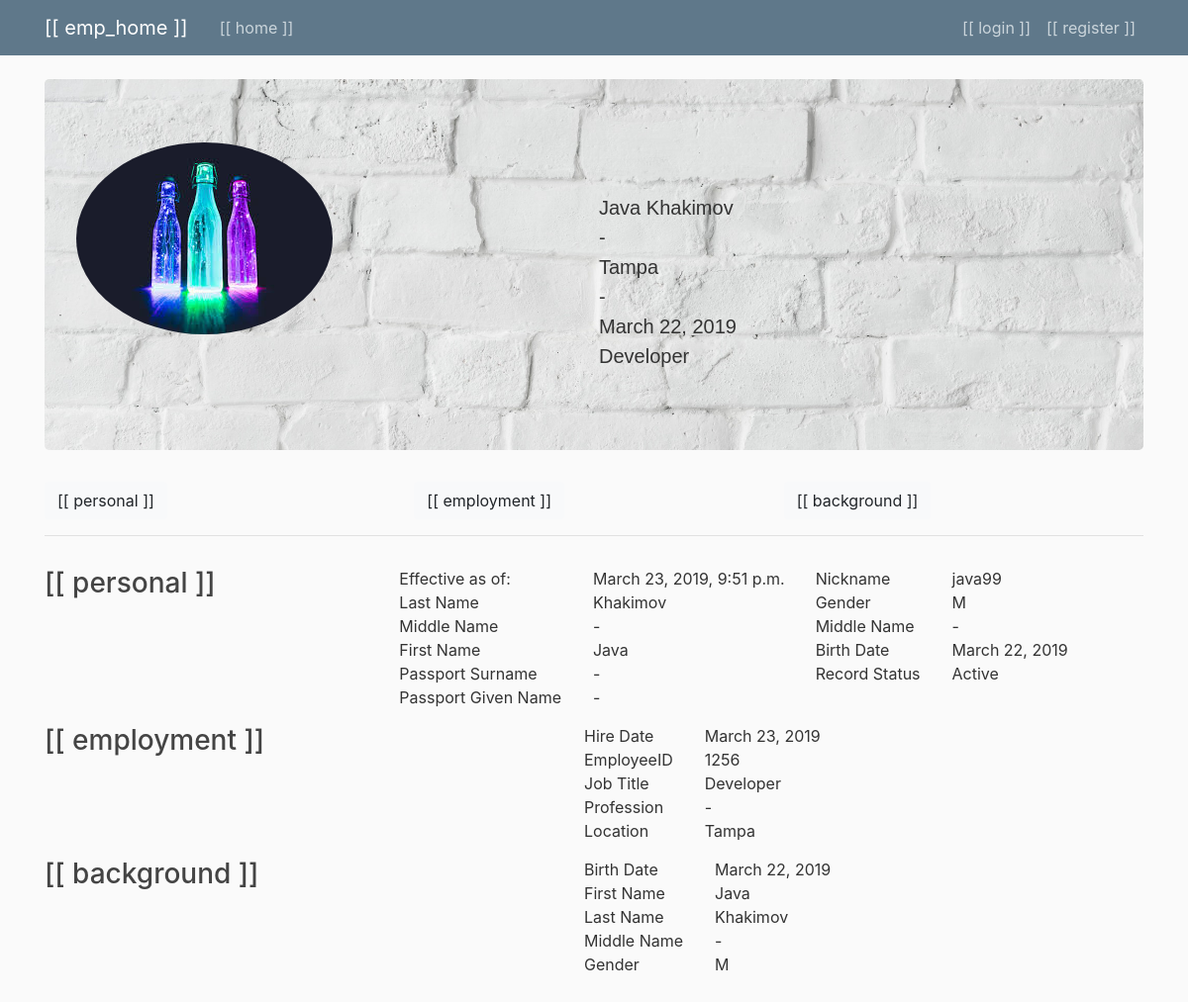
Page /7/ on the committed database.
### employee/models.py (models this page shows)
class EmployeeProfile(models.Model):
    profession = models.CharField(max_length = 100, default='-')
    date_posted = models.DateTimeField(default = timezone.now)
    worker = models.ForeignKey(User, on_delete = models.CASCADE)
    EmployeeID = models.IntegerField(default=0)
    First_Name = models.CharField(max_length=200, verbose_name='First Name', default='-')
    Middle_Name = models.CharField(max_length=200, verbose_name='Middle Name',default='-')
    Last_Name = models.CharField(max_length=200, verbose_name='Last Name', default='-')
    Prefix = models.CharField(max_length=200, verbose_name='Prefix', default='-')
    Nickname = models.CharField(max_length=200, verbose_name='Nickname', default='-')
    Gender = models.CharField(max_length=1, verbose_name='Gender', choices=GENDER, default=GENDER[0][0])
    Birth_date = models.DateField(default=timezone.now)
    Passport_Surname = models.CharField(max_length=200, verbose_name='Passport Surname', default='-')
    Passport_Given_Name = models.CharField(max_length=200, verbose_name='Passport Given Name', default='-')
    Job_Title = models.CharField(max_length=200, verbose_name='Job Title', default='-')
    Business_Phone = models.CharField(max_length=12, verbose_name='Business Phone', default='-')
    Location = models.CharField(max_length=200, verbose_name='Location', default='-')
    Hire_Date = models.DateField(default=timezone.now)
    Record_Status = models.IntegerField(choices=RECORD_TYPE, verbose_name='Record Status', default=RECORD_TYPE[0][0])

### users/models.py (models this page shows, shortened)
class Profile(models.Model):
    user = models.OneToOneField(User, on_delete=models.CASCADE)
    image = models.ImageField(default='default.jpeg', upload_to='profile_pics')

### employee/views.py (the view)
# urls.py: path('<int:pk>/', GetObject.as_view(template_name='employee/object.html'), name='object'),
class GetObject(DetailView):
    model = EmployeeProfile
    context_object_name = 'employee_obj'

### employee/templates/employee/object.html
{% extends "employee/base.html" %}
{% block content %}
  <div  class="wrapper">
    <div class="jumbotron wrap">
      <div class="form-row">
        <div class="col-md-6">
          <img class="img-responsive rounded-circle" src="{{ employee_obj.worker.profile.image.url }}">
        </div>
        <div class="col-md-6 mt-3 mb-3 gen_info">
          <span>{{ employee_obj.First_Name }}</span>
          <span>{{ employee_obj.Last_Name }}</span><br>
          <span>{{ employee_obj.profession }}</span><br>
          <span>{{ employee_obj.Location }}</span><br>
          <span>{{ employee_obj.Business_Phone }}</span><br>
          <span>{{ employee_obj.Birth_date }}</span><br>
          <span>{{ employee_obj.Job_Title }}</span><br>
        </div>
      </div>
    </div>
    <div class="wrapper mt-3 game">
        <div class="form-row">
            <div class="col xs-4">
                <button class="btn btn-light" href = "#" v-on:click="seen1 = !seen1, seen2 = false, seen3 = false, seen4 = false">
                    [[ personal ]]
                </button>
            </div>
            <div class="col xs-4">
                <button class="btn btn-light" href = "#" v-on:click="seen2 = !seen2, seen1 = false, seen3 = false, seen4 = false">
                    [[ employment ]]
                </button>
            </div>
            <div class="col xs-4">
                <button class="btn btn-light" href = "#" v-on:click="seen3 = !seen3, seen2 = false, seen1 = false, seen4 = false">
                    [[ background ]]
                </button>
            </div>
        </div>
        <hr>
        <div v-show="seen1" class="form-row per_info">
          <div class="col-md-4">
            <h3>[[ personal ]]</h3>
          </div>
          <div class="col-md-4">
              <div class="row">
                <div class="col-xs-2 mr-3">
                  <span>Effective as of:</span><br>
                  <span>Last Name</span><br>
                  <span>Middle Name</span><br>
                  <span>First Name</span><br>
                  <span>Passport Surname</span><br>
                  <span>Passport Given Name</span><br>
                </div>
                <div class="col-xs-2 ml-3">
                  <span>{{ employee_obj.date_posted }} </span><br>
                  <span>{{ employee_obj.Last_Name }}</span><br>
                  <span>{{ employee_obj.Middle_Name }}</span><br>
                  <span>{{ employee_obj.First_Name }}</span><br>
                  <span>{{ employee_obj.Passport_Surname }}</span><br>
                  <span>{{ employee_obj.Passport_Given_Name }}</span><br>
                </div>
              </div>
          </div>
          <div class="col-md-4">
            <div class="row ml-3">
              <div class="col-xs-2 mr-3 ml-3">
                <span>Nickname</span><br>
                <span>Gender</span><br>
                <span>Middle Name</span><br>
                <span>Birth Date</span><br>
                <span>Record Status</span><br>
              </div>
              <div class="col-xs-2 ml-3">
                <span>{{ employee_obj.Nickname }} </span><br>
                <span>{{ employee_obj.Gender }}</span><br>
                <span>{{ employee_obj.Middle_Name }}</span><br>
                <span>{{ employee_obj.Birth_date }}</span><br>
                {% if employee_obj.Record_Status == 1 %}
                  <span>Inactive</span><br>
                {% else %}
                  <span>Active</span><br>
                {% endif %}
              </div>
            </div>
          </div>
        </div>
        <div v-show="seen2" class="form-row back_info">
          <div class="col-md-6">
            <h3>[[ employment ]]</h3>
          </div>
          <div class="col-md-6">
              <div class="row">
                <div class="col-xs-2 mr-3">
                  <span>Hire Date</span><br>
                  <span>EmployeeID</span><br>
                  <span>Job Title</span><br>
                  <span>Profession</span><br>
                  <span>Location</span><br>
                </div>
                <div class="col-xs-2 ml-3">
                  <span>{{ employee_obj.Hire_Date }} </span><br>
                  <span>{{ employee_obj.EmployeeID }}</span><br>
                  <span>{{ employee_obj.Job_Title }}</span><br>
                  <span>{{ employee_obj.profession }}</span><br>
                  <span>{{ employee_obj.Location }} </span><br>
                </div>
              </div>
            </div>
        </div>
        <div v-show="seen3" class="form-row employ_info">
            <div class="col-md-6">
                <h3>[[ background ]]</h3>
              </div>
          <div class="col-md-6">
            <div class="row">
              <div class="col-xs-2 mr-3">
                <span>Birth Date</span><br>
                <span>First Name</span><br>
                <span>Last Name</span><br>
                <span>Middle Name</span><br>
                <span>Gender</span><br>
              </div>
              <div class="col-xs-2 ml-3">
                <span>{{ employee_obj.Birth_date }} </span><br>
                <span>{{ employee_obj.First_Name }}</span><br>
                <span>{{ employee_obj.Last_Name }}</span><br>
                <span>{{ employee_obj.Middle_Name }}</span><br>
                <span>{{ employee_obj.Gender }} </span><br>
              </div>
            </div>
          </div>
        </div>
    </div>
  </div>
{% endblock content %}

### employee/static/employee/main.css (style rules this page uses)
body { background: #fafafa; color: #333333; margin-top: 5rem; padding-bottom: 80px; }
h1, h2, h3, h4, h5, h6 { color: #444444; }
.wrap { background-image: url('/media/back.jpg'); background-position: center center; background-repeat: no-repeat; background-attachment: fixed; background-size: cover; }
.gen_info { font-size: 20px; font-family: 'Motsserat', sans-serif; padding-top: 35px; }
.img-responsive { width:50%; }
.per_info { padding-top: 15px; }
.back_info { padding-top: 15px; }
.employ_info { padding-top: 15px; }

### rows in the picture
EmployeeProfile: worker.profile.image (placeholder picture), First_Name "Java", Last_Name "Khakimov", profession "-", Location "Tampa", Business_Phone "-", Birth_date "March 22, 2019", Job_Title "Developer", date_posted "March 23, 2019, 9:51 p.m.", Middle_Name "-", Passport_Surname "-", Passport_Given_Name "-", Nickname "java99", Gender "M", Hire_Date "March 23, 2019", EmployeeID "1256"
